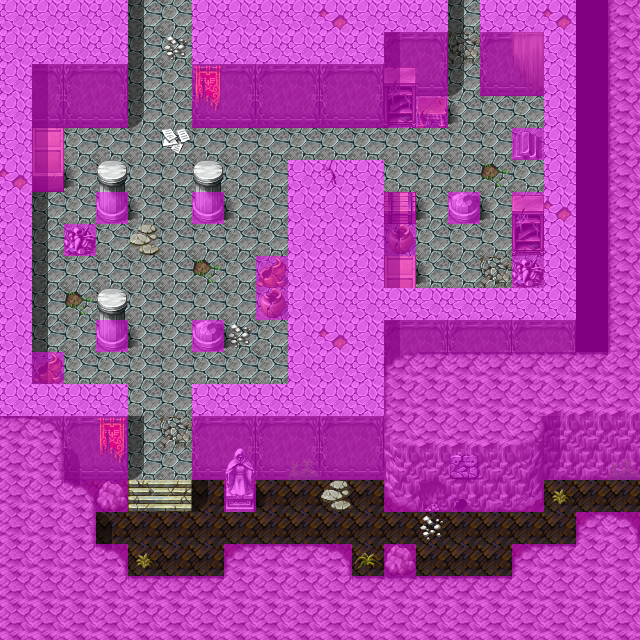

This game map was drawn from its Tiled (.tmx) file and the tilesets committed beside it. A one-line description and the trimmed map source follow:
An orthogonal 20x20 tile map with 32x32 px tiles, 4 tile layers (Ground, Objects, Above, Walkable), 14 tilesets and 10 objects (7x spawn, 3x mapchange).

<map version="1.0" orientation="orthogonal" width="20" height="20" tilewidth="32" tileheight="32">
    <tileset firstgid="1" name="map_12" tilewidth="32" tileheight="32">
        <image source="../drawable/map_12.png" />
    </tileset>
    <tileset firstgid="65" name="map_29" tilewidth="32" tileheight="32">
        <image source="../drawable/map_29.png" />
    </tileset>
    <tileset firstgid="129" name="map_4" tilewidth="32" tileheight="32">
        <image source="../drawable/map_4.png" />
    </tileset>
    <tileset firstgid="193" name="map_3" tilewidth="32" tileheight="32">
        <image source="../drawable/map_3.png" />
    </tileset>
    <tileset firstgid="257" name="map_5" tilewidth="32" tileheight="32">
        <image source="../drawable/map_5.png" />
    </tileset>
    <tileset firstgid="321" name="map_9" tilewidth="32" tileheight="32">
        <image source="../drawable/map_9.png" />
    </tileset>
    <tileset firstgid="385" name="map_14" tilewidth="32" tileheight="32">
        <image source="../drawable/map_14.png" />
    </tileset>
    <tileset firstgid="449" name="map_10" tilewidth="32" tileheight="32">
        <image source="../drawable/map_10.png" />
    </tileset>
    <tileset firstgid="513" name="map_0" tilewidth="32" tileheight="32">
        <image source="../drawable/map_0.png" />
    </tileset>
    <tileset firstgid="577" name="map_11" tilewidth="32" tileheight="32">
        <image source="../drawable/map_11.png" />
    </tileset>
    <tileset firstgid="641" name="map_1" tilewidth="32" tileheight="32">
        <image source="../drawable/map_1.png" />
    </tileset>
    <tileset firstgid="705" name="map_6" tilewidth="32" tileheight="32">
        <image source="../drawable/map_6.png" />
    </tileset>
    <tileset firstgid="769" name="map_2" tilewidth="32" tileheight="32">
        <image source="../drawable/map_2.png" />
    </tileset>
    <tileset firstgid="833" name="map_28" tilewidth="32" tileheight="32">
        <image source="../drawable/map_28.png" />
    </tileset>
    <layer name="Ground" width="20" height="20">
        <data>[400 cells, 400 non-empty, 23 distinct tile ids]</data>
    </layer>
    <layer name="Objects" width="20" height="20">
        <data>[400 cells, 70 non-empty, 36 distinct tile ids]</data>
    </layer>
    <layer name="Above" width="20" height="20">
        <data>[400 cells, 37 non-empty, 7 distinct tile ids]</data>
    </layer>
    <layer name="Walkable" width="20" height="20">
        <data>[400 cells, 274 non-empty, 1 distinct tile ids]</data>
    </layer>
    <objectgroup name="Mapevents">
        <object name="nw" type="mapchange" x="128" y="0" width="64" height="32">
            <properties>
                <property name="map" value="gargoylecave3" />
                <property name="place" value="south" />
            </properties>
        </object>
        <object name="east" type="mapchange" x="608" y="480" width="32" height="32">
            <properties>
                <property name="map" value="gargoylecave1" />
                <property name="place" value="west" />
            </properties>
        </object>
        <object name="ne" type="mapchange" x="448" y="0" width="32" height="32">
            <properties>
                <property name="map" value="gargoylecave4" />
                <property name="place" value="south" />
            </properties>
        </object>
    </objectgroup>
    <objectgroup name="Spawn">
        <object name="shadowgarg1" type="spawn" x="512" y="512" width="32" height="32">
            <properties>
                <property name="spawngroup" value="shadowgarg1" />
            </properties>
        </object>
        <object name="shadowgarg2" type="spawn" x="224" y="512" width="32" height="32">
            <properties>
                <property name="spawngroup" value="shadowgarg2" />
            </properties>
        </object>
        <object name="shadowgarg3" type="spawn" x="32" y="128" width="256" height="288">
            <properties>
                <property name="quantity" value="3" />
                <property name="spawngroup" value="shadowgarg3" />
            </properties>
        </object>
        <object name="shadowgarg3_1" type="spawn" x="320" y="128" width="64" height="32">
            <properties>
                <property name="spawngroup" value="shadowgarg3" />
            </properties>
        </object>
        <object name="shadowgarg4" type="spawn" x="448" y="64" width="32" height="32">
            <properties>
                <property name="spawngroup" value="shadowgarg4" />
            </properties>
        </object>
        <object name="shadowgarg3_2" type="spawn" x="416" y="128" width="128" height="160">
            <properties>
                <property name="spawngroup" value="shadowgarg3" />
            </properties>
        </object>
        <object name="shadowgarg2_1" type="spawn" x="288" y="480" width="96" height="64">
            <properties>
                <property name="spawngroup" value="shadowgarg2" />
            </properties>
        </object>
    </objectgroup>
    <objectgroup name="Keys" />
</map>
